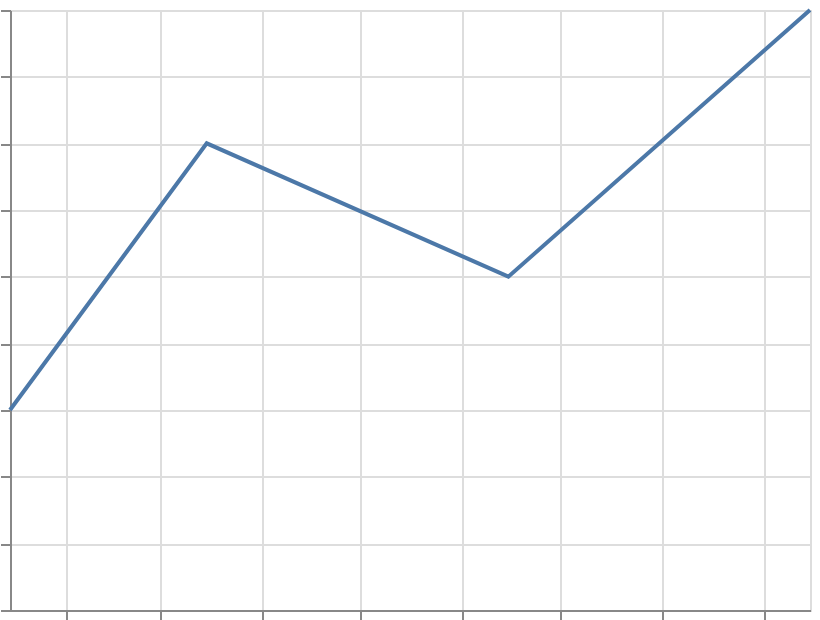

Here is the Vega-Lite specification saved for this chart:
### Vega-Lite specification from a JSON file in a GitHub repository (floating-point values rounded to 4 significant figures)
{"$schema": "https://vega.github.io/schema/vega-lite/v6.json", "width": 400, "height": 300, "padding": 5, "autosize": "none", "data": {"name": "table", "values": [{"date": "2024-01-15", "val": 3}, {"date": "2024-03-15", "val": 7}, {"date": "2024-06-15", "val": 5}, {"date": "2024-09-15", "val": 9}]}, "mark": "line", "encoding": {"x": {"field": "date", "type": "temporal"}, "y": {"field": "val", "type": "quantitative"}}}
